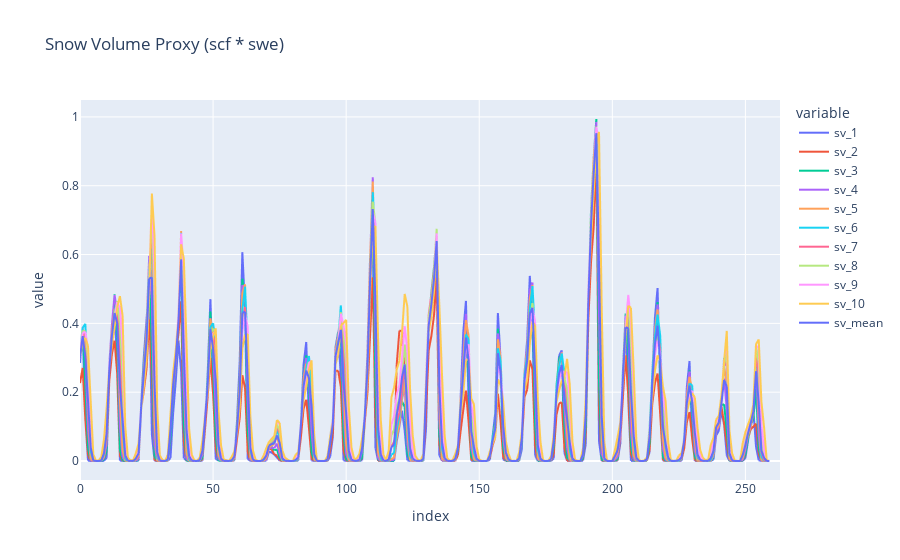

Notebook code for this chart:
### Code cell
# plot sv_df[sv_mean] using plotly for cross checking.
px.line(sv_df, x=sv_df.index, y=sv_cols, title='Snow Volume Proxy (scf * swe)')

### Figure 1 — Plotly figure (JSON) as saved in the notebook; plotly's stock layout.template omitted (floating-point values rounded to 4 significant figures; data arrays with more than 128 entries replaced by an {"elided": "..."} marker saying what was removed)
{"data": [{"hovertemplate": "variable=sv_1<br>index=%{x}<br>value=%{y}<extra></extra>", "legendgroup": "sv_1", "line": {"color": "#636efa", "dash": "solid"}, "marker": {"symbol": "circle"}, "mode": "lines", "name": "sv_1", "showlegend": true, "type": "scattergl", "x": {"elided": "264 int values"}, "xaxis": "x", "y": {"elided": "264 float values"}, "yaxis": "y"}, {"hovertemplate": "variable=sv_2<br>index=%{x}<br>value=%{y}<extra></extra>", "legendgroup": "sv_2", "line": {"color": "#EF553B", "dash": "solid"}, "marker": {"symbol": "circle"}, "mode": "lines", "name": "sv_2", "showlegend": true, "type": "scattergl", "x": {"elided": "264 int values"}, "xaxis": "x", "y": {"elided": "264 float values"}, "yaxis": "y"}, {"hovertemplate": "variable=sv_3<br>index=%{x}<br>value=%{y}<extra></extra>", "legendgroup": "sv_3", "line": {"color": "#00cc96", "dash": "solid"}, "marker": {"symbol": "circle"}, "mode": "lines", "name": "sv_3", "showlegend": true, "type": "scattergl", "x": {"elided": "264 int values"}, "xaxis": "x", "y": {"elided": "264 float values"}, "yaxis": "y"}, {"hovertemplate": "variable=sv_4<br>index=%{x}<br>value=%{y}<extra></extra>", "legendgroup": "sv_4", "line": {"color": "#ab63fa", "dash": "solid"}, "marker": {"symbol": "circle"}, "mode": "lines", "name": "sv_4", "showlegend": true, "type": "scattergl", "x": {"elided": "264 int values"}, "xaxis": "x", "y": {"elided": "264 float values"}, "yaxis": "y"}, {"hovertemplate": "variable=sv_5<br>index=%{x}<br>value=%{y}<extra></extra>", "legendgroup": "sv_5", "line": {"color": "#FFA15A", "dash": "solid"}, "marker": {"symbol": "circle"}, "mode": "lines", "name": "sv_5", "showlegend": true, "type": "scattergl", "x": {"elided": "264 int values"}, "xaxis": "x", "y": {"elided": "264 float values"}, "yaxis": "y"}, {"hovertemplate": "variable=sv_6<br>index=%{x}<br>value=%{y}<extra></extra>", "legendgroup": "sv_6", "line": {"color": "#19d3f3", "dash": "solid"}, "marker": {"symbol": "circle"}, "mode": "lines", "name": "sv_6", "showlegend": true, "type": "scattergl", "x": {"elided": "264 int values"}, "xaxis": "x", "y": {"elided": "264 float values"}, "yaxis": "y"}, {"hovertemplate": "variable=sv_7<br>index=%{x}<br>value=%{y}<extra></extra>", "legendgroup": "sv_7", "line": {"color": "#FF6692", "dash": "solid"}, "marker": {"symbol": "circle"}, "mode": "lines", "name": "sv_7", "showlegend": true, "type": "scattergl", "x": {"elided": "264 int values"}, "xaxis": "x", "y": {"elided": "264 float values"}, "yaxis": "y"}, {"hovertemplate": "variable=sv_8<br>index=%{x}<br>value=%{y}<extra></extra>", "legendgroup": "sv_8", "line": {"color": "#B6E880", "dash": "solid"}, "marker": {"symbol": "circle"}, "mode": "lines", "name": "sv_8", "showlegend": true, "type": "scattergl", "x": {"elided": "264 int values"}, "xaxis": "x", "y": {"elided": "264 float values"}, "yaxis": "y"}, {"hovertemplate": "variable=sv_9<br>index=%{x}<br>value=%{y}<extra></extra>", "legendgroup": "sv_9", "line": {"color": "#FF97FF", "dash": "solid"}, "marker": {"symbol": "circle"}, "mode": "lines", "name": "sv_9", "showlegend": true, "type": "scattergl", "x": {"elided": "264 int values"}, "xaxis": "x", "y": {"elided": "264 float values"}, "yaxis": "y"}, {"hovertemplate": "variable=sv_10<br>index=%{x}<br>value=%{y}<extra></extra>", "legendgroup": "sv_10", "line": {"color": "#FECB52", "dash": "solid"}, "marker": {"symbol": "circle"}, "mode": "lines", "name": "sv_10", "showlegend": true, "type": "scattergl", "x": {"elided": "264 int values"}, "xaxis": "x", "y": {"elided": "264 float values"}, "yaxis": "y"}, {"hovertemplate": "variable=sv_mean<br>index=%{x}<br>value=%{y}<extra></extra>", "legendgroup": "sv_mean", "line": {"color": "#636efa", "dash": "solid"}, "marker": {"symbol": "circle"}, "mode": "lines", "name": "sv_mean", "showlegend": true, "type": "scattergl", "x": {"elided": "264 int values"}, "xaxis": "x", "y": {"elided": "264 float values"}, "yaxis": "y"}], "layout": {"legend": {"title": {"text": "variable"}, "tracegroupgap": 0}, "title": {"text": "Snow Volume Proxy (scf * swe)"}, "xaxis": {"anchor": "y", "domain": [0, 1], "title": {"text": "index"}}, "yaxis": {"anchor": "x", "domain": [0, 1], "title": {"text": "value"}}}}
